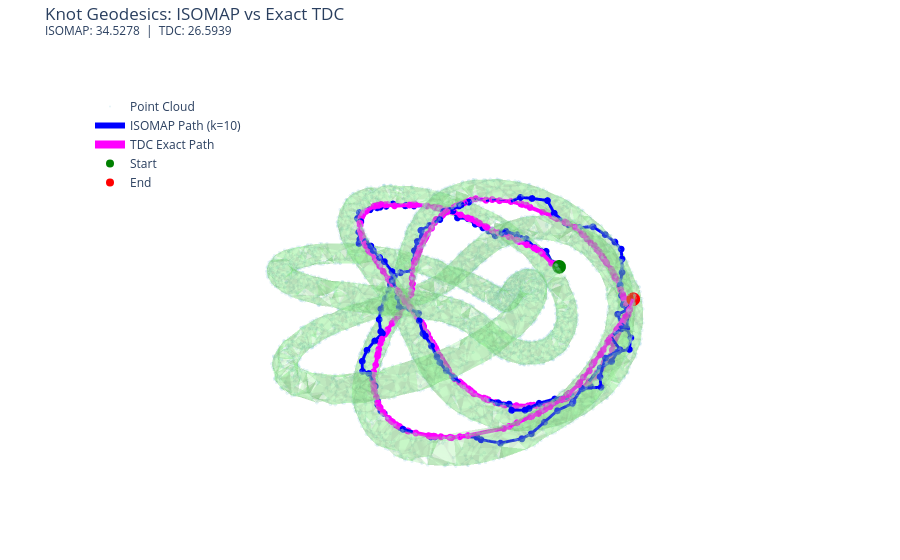
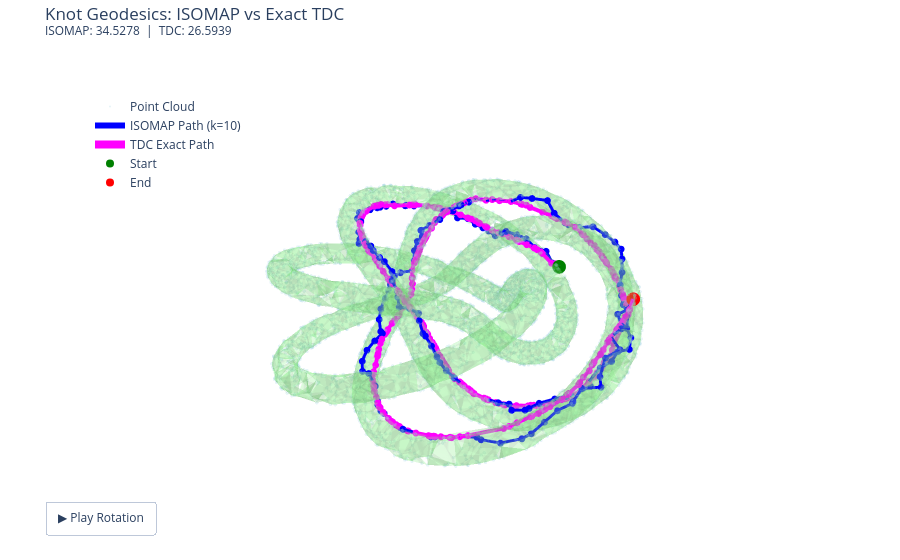

Notebook source saved alongside these figures, in order:
### Markdown cell above
### 5. Interactive 3D Visualization using Plotly

### Code cell
fig = go.Figure()

# Plot the base point cloud (semi-transparent)
fig.add_trace(go.Scatter3d(
    x=X[:, 0], y=X[:, 1], z=X[:, 2],
    mode='markers',
    marker=dict(size=2, color='lightblue', opacity=0.3),
    name='Point Cloud'
))

# Plot the Mesh
if len(triangles) > 0:
    fig.add_trace(go.Mesh3d(
        x=X[:,0], y=X[:,1], z=X[:,2],
        i=triangles[:,0], j=triangles[:,1], k=triangles[:,2],
        color='lightgreen',
        opacity=0.3,
        name='TDC Mesh',
        hoverinfo='skip'
    ))

# Plot ISOMAP path
if len(iso_path_points) > 0:
    fig.add_trace(go.Scatter3d(
        x=iso_path_points[:, 0],
        y=iso_path_points[:, 1],
        z=iso_path_points[:, 2],
        mode='lines+markers',
        line=dict(color='blue', width=6),
        marker=dict(size=4, color='blue'),
        name=f'ISOMAP Path (k={K_ISOMAP})'
    ))

# Plot TDC Path
if len(tdc_path_points) > 0:
    fig.add_trace(go.Scatter3d(
        x=tdc_path_points[:, 0],
        y=tdc_path_points[:, 1],
        z=tdc_path_points[:, 2],
        mode='lines+markers',
        line=dict(color='magenta', width=8),
        marker=dict(size=4, color='magenta'),
        name='TDC Exact Path'
    ))

# Start and End markers
fig.add_trace(go.Scatter3d(
    x=[X[START_IDX, 0]], y=[X[START_IDX, 1]], z=[X[START_IDX, 2]],
    mode='markers',
    marker=dict(size=8, color='green', symbol='circle'),
    name='Start'
))
fig.add_trace(go.Scatter3d(
    x=[X[END_IDX, 0]], y=[X[END_IDX, 1]], z=[X[END_IDX, 2]],
    mode='markers',
    marker=dict(size=8, color='red', symbol='circle'),
    name='End'
))

fig.update_layout(
    title=f"Knot Geodesics: ISOMAP vs Exact TDC<br><sup>ISOMAP: {iso_dist:.4f}  |  TDC: {tdc_dist:.4f}</sup>",
    scene=dict(
        xaxis=dict(visible=False),
        yaxis=dict(visible=False),
        zaxis=dict(visible=False),
        aspectmode='data'
    ),
    margin=dict(l=0, r=0, b=0, t=40),
    legend=dict(yanchor="top", y=0.9, xanchor="left", x=0.1)
)

fig.show()

### Figure 1 — Plotly figure (JSON) as saved in the notebook; plotly's stock layout.template omitted (floating-point values rounded to 4 significant figures; data arrays with more than 128 entries replaced by an {"elided": "..."} marker saying what was removed)
{"data": [{"marker": {"color": "lightblue", "opacity": 0.3, "size": 2}, "mode": "markers", "name": "Point Cloud", "type": "scatter3d", "x": {"elided": "5000 float values"}, "y": {"elided": "5000 float values"}, "z": {"elided": "5000 float values"}}, {"color": "lightgreen", "hoverinfo": "skip", "i": {"elided": "9744 int values"}, "j": {"elided": "9744 int values"}, "k": {"elided": "9744 int values"}, "name": "TDC Mesh", "opacity": 0.3, "type": "mesh3d", "x": {"elided": "5000 float values"}, "y": {"elided": "5000 float values"}, "z": {"elided": "5000 float values"}}, {"line": {"color": "blue", "width": 6}, "marker": {"color": "blue", "size": 4}, "mode": "lines+markers", "name": "ISOMAP Path (k=10)", "type": "scatter3d", "x": {"elided": "161 float values"}, "y": {"elided": "161 float values"}, "z": {"elided": "161 float values"}}, {"line": {"color": "magenta", "width": 8}, "marker": {"color": "magenta", "size": 4}, "mode": "lines+markers", "name": "TDC Exact Path", "type": "scatter3d", "x": {"elided": "386 float values"}, "y": {"elided": "386 float values"}, "z": {"elided": "386 float values"}}, {"marker": {"color": "green", "size": 8, "symbol": "circle"}, "mode": "markers", "name": "Start", "type": "scatter3d", "x": [-2.833], "y": [0.1167], "z": [-0.5988]}, {"marker": {"color": "red", "size": 8, "symbol": "circle"}, "mode": "markers", "name": "End", "type": "scatter3d", "x": [-1.115], "y": [2.597], "z": [0.7096]}], "layout": {"legend": {"x": 0.1, "xanchor": "left", "y": 0.9, "yanchor": "top"}, "margin": {"b": 0, "l": 0, "r": 0, "t": 40}, "scene": {"aspectmode": "data", "xaxis": {"visible": false}, "yaxis": {"visible": false}, "zaxis": {"visible": false}}, "title": {"text": "Knot Geodesics: ISOMAP vs Exact TDC<br><sup>ISOMAP: 34.5278  |  TDC: 26.5939</sup>"}}}

### Figure 2 — Plotly figure (JSON) as saved in the notebook; plotly's stock layout.template omitted (floating-point values rounded to 4 significant figures; data arrays with more than 128 entries replaced by an {"elided": "..."} marker saying what was removed)
{"data": [{"marker": {"color": "lightblue", "opacity": 0.3, "size": 2}, "mode": "markers", "name": "Point Cloud", "type": "scatter3d", "x": {"elided": "5000 float values"}, "y": {"elided": "5000 float values"}, "z": {"elided": "5000 float values"}}, {"color": "lightgreen", "hoverinfo": "skip", "i": {"elided": "9744 int values"}, "j": {"elided": "9744 int values"}, "k": {"elided": "9744 int values"}, "name": "TDC Mesh", "opacity": 0.3, "type": "mesh3d", "x": {"elided": "5000 float values"}, "y": {"elided": "5000 float values"}, "z": {"elided": "5000 float values"}}, {"line": {"color": "blue", "width": 6}, "marker": {"color": "blue", "size": 4}, "mode": "lines+markers", "name": "ISOMAP Path (k=10)", "type": "scatter3d", "x": {"elided": "161 float values"}, "y": {"elided": "161 float values"}, "z": {"elided": "161 float values"}}, {"line": {"color": "magenta", "width": 8}, "marker": {"color": "magenta", "size": 4}, "mode": "lines+markers", "name": "TDC Exact Path", "type": "scatter3d", "x": {"elided": "386 float values"}, "y": {"elided": "386 float values"}, "z": {"elided": "386 float values"}}, {"marker": {"color": "green", "size": 8, "symbol": "circle"}, "mode": "markers", "name": "Start", "type": "scatter3d", "x": [-2.833], "y": [0.1167], "z": [-0.5988]}, {"marker": {"color": "red", "size": 8, "symbol": "circle"}, "mode": "markers", "name": "End", "type": "scatter3d", "x": [-1.115], "y": [2.597], "z": [0.7096]}], "layout": {"legend": {"x": 0.1, "xanchor": "left", "y": 0.9, "yanchor": "top"}, "margin": {"b": 0, "l": 0, "r": 0, "t": 40}, "scene": {"aspectmode": "data", "xaxis": {"visible": false}, "yaxis": {"visible": false}, "zaxis": {"visible": false}}, "title": {"text": "Knot Geodesics: ISOMAP vs Exact TDC<br><sup>ISOMAP: 34.5278  |  TDC: 26.5939</sup>"}, "updatemenus": [{"buttons": [{"args": [null, {"frame": {"duration": 40, "redraw": true}, "fromcurrent": true, "mode": "immediate", "transition": {"duration": 40, "easing": "linear"}}], "label": "▶ Play Rotation", "method": "animate"}], "showactive": false, "type": "buttons", "x": 0.05, "xanchor": "left", "y": 0.05, "yanchor": "bottom"}]}}
